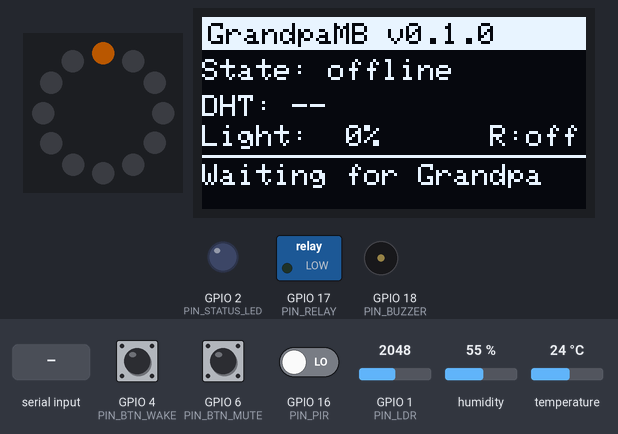
The program below on a simulated ESP32-S3. On the bench: 12 RGB LEDs in a ring, first at the top, clockwise, 128×64 one-colour display, switched loads named in the program (green lamp = pin HIGH), output pins drawn as LEDs (lit = HIGH), buzzer (waves = sounding). The inputs (shaded band) are chosen by the test bench; at power-on: GPIO 4 (PIN_BTN_WAKE) HIGH, GPIO 6 (PIN_BTN_MUTE) HIGH, GPIO 16 (PIN_PIR) LOW, humidity 55 %, GPIO 1 (PIN_LDR) = 2048, temperature 24 °C (analog values on the 0–4095 scale). Dim RGB values are drawn brighter than linear; random numbers use the default seed unless the program sets one; what the program prints to the serial monitor is not drawn.

Above: at 1.3 s.
1.4 s: GPIO 4 (PIN_BTN_WAKE) pulled LOW for 0.15 s
At 2.2 s:
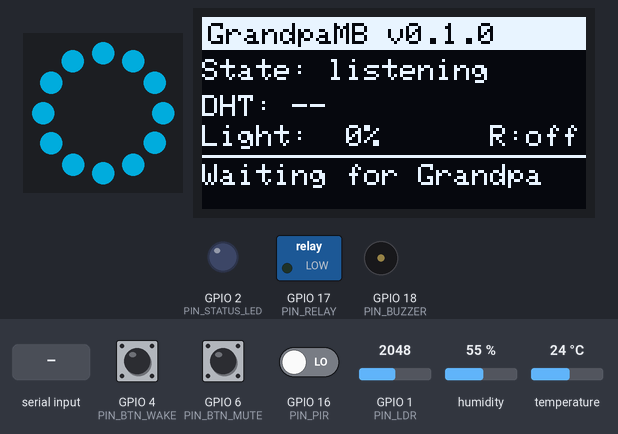
6.5 s: GPIO 6 (PIN_BTN_MUTE) pulled LOW for 0.15 s
At 7.3 s:
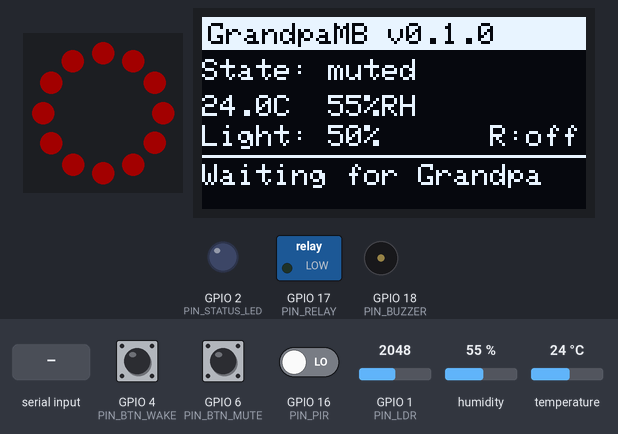
8.2 s: GPIO 16 (PIN_PIR) driven HIGH
At 10.7 s:
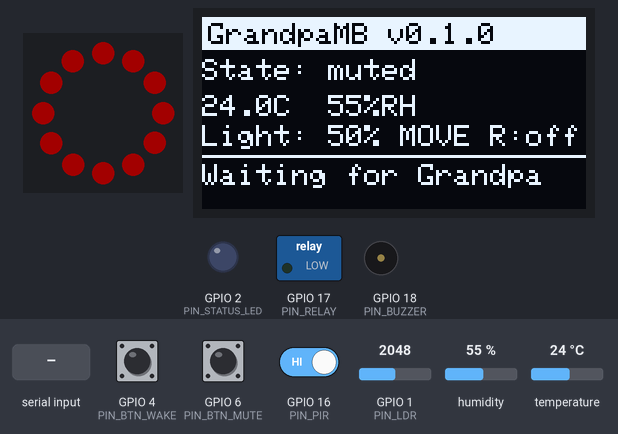
11.5 s: GPIO 6 (PIN_BTN_MUTE) pulled LOW for 1 s
At 13.5 s:
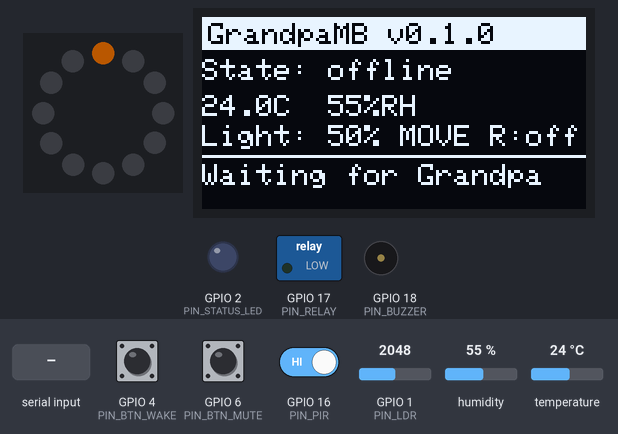
14.0 s: "90 45\n" received over Serial
At 14.03 s:
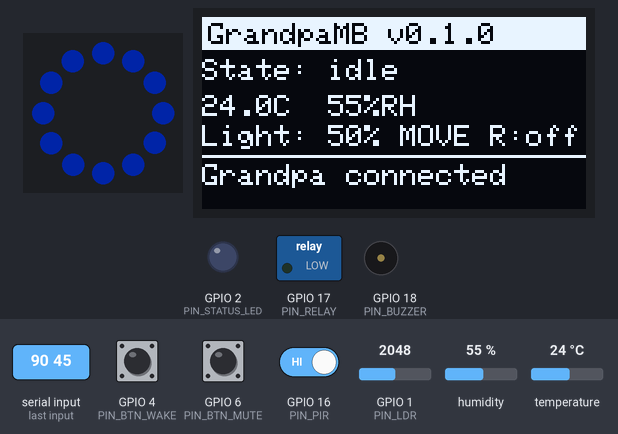
15.6 s: humidity set to 22 %
At 44.8 s:
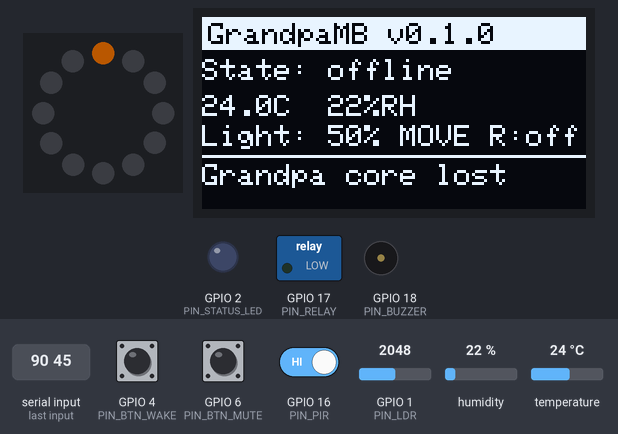
Timing chart, 0 to 45.5 s (numbered marks = the images above; inputs shaded):
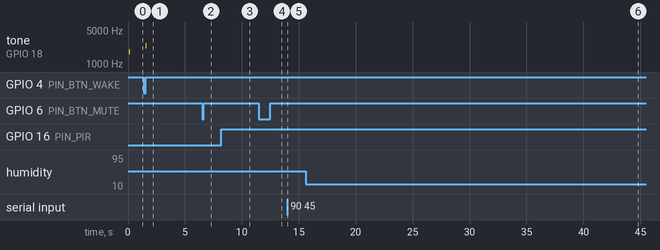

Measured:
- after the input at 1.4 s, tone on GPIO 18 (PIN_BUZZER): silent → 2400 Hz after 0.18 s, → silent 0.06 s later
- after the input at 6.5 s, the display: changes after 0.21 s (image 2)
- after the input at 8.2 s, the display: changes after 1.8 s (image 3)
- after the input at 11.5 s, the display: changes after 1.1 s (image 4)
- after the input at 14.0 s, the display: first changes at once (image 5 shows a later state)
- what the display in image 1 shows lasts 3.4 s, from 1.6 s to 5.0 s

The program:

main.cpp
```cpp
// ============================================================
//  GrandpaMB v0 — Grandpa edge node firmware
//
//  Role: the physical "body" of Grandpa. The brain (LLM, memory,
//  tools) stays on the PC / Pironman. This board:
//    - shows assistant state (LED ring + OLED)
//    - sends button presses + room sensor data to Grandpa core
//    - executes small physical actions (beep, LED, relay)
//      with confirmation for risky ones.
// ============================================================
#include <Arduino.h>
#include "config.h"
#include "app.h"
#include "status_ring.h"
#include "display.h"
#include "sensors.h"
#include "buttons.h"
#include "actuators.h"
#include "protocol.h"

namespace {
Button btnWake(PIN_BTN_WAKE);
Button btnMute(PIN_BTN_MUTE);

AssistantState appState = AssistantState::Booting;
AssistantState stateBeforeMute = AssistantState::Idle;
uint32_t lastHostMsg = 0;
bool hostEverSeen = false;
uint32_t lastTelemetry = 0;
}  // namespace

// ---------------- App facade (used by protocol.cpp) ----------------
namespace App {
void setState(AssistantState s) {
  // While muted, only an explicit unmute (button) or error may change state.
  if (appState == AssistantState::Muted && s != AssistantState::Error && s != AssistantState::Muted) return;
  appState = s;
  StatusRing::setState(s);
  Display::setState(s);
}
AssistantState state() { return appState; }
void setMessage(const char* text) { Display::setMessage(text); }
void hostSeen() {
  lastHostMsg = millis();
  if (!hostEverSeen || appState == AssistantState::Offline) {
    hostEverSeen = true;
    if (appState == AssistantState::Offline || appState == AssistantState::Booting) {
      setState(AssistantState::Idle);
      Display::setMessage("Grandpa connected");
    }
  }
}
}  // namespace App

// ---------------- local input handling ----------------
static void handleButtons() {
  switch (btnWake.poll()) {
    case ButtonEvent::Press:
      if (appState == AssistantState::Muted) {
        Actuators::beep(40, 600);              // "you're muted" feedback
        Protocol::sendEvent("wake_ignored", "muted");
        break;
      }
      App::setState(AssistantState::Listening); // instant local feedback; host decides what's next
      Actuators::beep(60, 2400);
      Protocol::sendEvent("wake");
      break;
    case ButtonEvent::LongPress:
      Protocol::sendEvent("wake_long");         // e.g. "cancel" / "stop speaking" in Grandpa core
      break;
    default: break;
  }

  switch (btnMute.poll()) {
    case ButtonEvent::Press:
      if (appState == AssistantState::Muted) {
        appState = stateBeforeMute;             // bypass the mute guard in App::setState
        App::setState(hostEverSeen ? AssistantState::Idle : AssistantState::Offline);
        Protocol::sendEvent("unmuted");
      } else {
        stateBeforeMute = appState;
        App::setState(AssistantState::Muted);
        Protocol::sendEvent("muted");
      }
      break;
    case ButtonEvent::LongPress:
      // Physical kill switch: always allowed, no confirmation needed (it makes things SAFER).
      Actuators::setRelay(false);
      Display::setRelay(false);
      Display::setMessage("Relay forced OFF");
      Protocol::sendEvent("relay_forced_off");
      break;
    default: break;
  }
}

static void handleHostTimeout() {
  if (!hostEverSeen) return;
  if (appState == AssistantState::Muted || appState == AssistantState::Offline) return;
  if (millis() - lastHostMsg > HOST_TIMEOUT_MS) {
    App::setState(AssistantState::Offline);
    Display::setMessage("Grandpa core lost");
  }
}

void setup() {
  Serial.begin(GMB_SERIAL_BAUD);
  delay(50);

  Actuators::begin();       // first: make sure relay is OFF as early as possible
  StatusRing::begin();
  StatusRing::setState(AssistantState::Booting);
  bool oledOk = Display::begin();
  Sensors::begin();
  btnWake.begin();
  btnMute.begin();
  Protocol::begin(Serial);

  Protocol::sendHello();
  if (!oledOk) Protocol::sendEvent("hw_warning", "oled_not_found");

  Actuators::beep(80, 1800);
  App::setState(AssistantState::Offline);  // waiting for Grandpa core
  Display::setMessage("Waiting for Grandpa");
}

void loop() {
  Protocol::update();
  handleButtons();
  Sensors::update();
  handleHostTimeout();

  if (Sensors::motionChanged()) {
    Protocol::sendEvent(Sensors::read().motion ? "motion_start" : "motion_end");
  }

  const uint32_t now = millis();
  if (now - lastTelemetry >= TELEMETRY_INTERVAL_MS) {
    lastTelemetry = now;
    Display::setSensors(Sensors::read());
    Protocol::sendTelemetry(Sensors::read());
  }

  StatusRing::update();
  Display::update();
  Actuators::update();
}
```

assistant_state.h
```cpp
#pragma once
#include <Arduino.h>

// Visual state of the assistant. Grandpa core (PC) drives this over serial;
// the board also changes it locally (wake button, mute button).
enum class AssistantState : uint8_t {
  Booting,
  Idle,
  Listening,
  Thinking,
  Speaking,
  Muted,
  Error,
  Offline,
};

const char* stateToString(AssistantState s);
bool stateFromString(const char* str, AssistantState& out);
```

actuators.cpp
```cpp
#include "actuators.h"
#include "config.h"

namespace {
// Buzzer runs on a dedicated LEDC channel that we set up ourselves.
// (Arduino tone()/noTone() log "LEDC is not initialized" if noTone() runs before tone().)
constexpr uint8_t BUZZER_LEDC_CH = 0;
constexpr uint8_t BUZZER_LEDC_RES = 10;  // bits

bool relayState = false;
uint32_t beepUntil = 0;
bool beeping = false;
}  // namespace

namespace Actuators {
void begin() {
  pinMode(PIN_RELAY, OUTPUT);
  setRelay(false);                // fail-safe: load is OFF after every reset
  pinMode(PIN_STATUS_LED, OUTPUT);
  digitalWrite(PIN_STATUS_LED, LOW);
  ledcSetup(BUZZER_LEDC_CH, 2000, BUZZER_LEDC_RES);
  ledcAttachPin(PIN_BUZZER, BUZZER_LEDC_CH);
  ledcWriteTone(BUZZER_LEDC_CH, 0);   // silent
}

void update() {
  if (beeping && (int32_t)(millis() - beepUntil) >= 0) {
    ledcWriteTone(BUZZER_LEDC_CH, 0);
    beeping = false;
  }
}

void setRelay(bool on) {
  relayState = on;
  digitalWrite(PIN_RELAY, (on == (RELAY_ACTIVE_HIGH == 1)) ? HIGH : LOW);
}

bool relayOn() { return relayState; }

void beep(uint16_t ms, uint16_t freqHz) {
  ms = constrain(ms, 10, 2000);   // never let a host command lock the buzzer on
  ledcWriteTone(BUZZER_LEDC_CH, freqHz);
  beepUntil = millis() + ms;
  beeping = true;
}

void setStatusLed(bool on) { digitalWrite(PIN_STATUS_LED, on ? HIGH : LOW); }
}  // namespace Actuators
```

actuators.h
```cpp
#pragma once
#include <Arduino.h>

// Outputs that change the physical world.
// The relay is treated as a HIGH-RISK action: it can only be switched ON
// through the two-step confirm flow in protocol.cpp. It always boots OFF.
namespace Actuators {
void begin();
void update();                    // call every loop() (ends beeps)

void setRelay(bool on);
bool relayOn();

void beep(uint16_t ms, uint16_t freqHz = 2000);  // non-blocking
void setStatusLed(bool on);
}
```

app.h
```cpp
#pragma once
#include "assistant_state.h"

// Small facade so protocol.cpp can change app state without knowing
// about the ring / display modules directly. Implemented in main.cpp.
namespace App {
void setState(AssistantState s);
AssistantState state();
void setMessage(const char* text);
void hostSeen();          // any valid host message counts as a heartbeat
}
```

assistant_state.cpp
```cpp
#include "assistant_state.h"

namespace {
struct Entry { AssistantState state; const char* name; };
const Entry kStates[] = {
  {AssistantState::Booting,   "booting"},
  {AssistantState::Idle,      "idle"},
  {AssistantState::Listening, "listening"},
  {AssistantState::Thinking,  "thinking"},
  {AssistantState::Speaking,  "speaking"},
  {AssistantState::Muted,     "muted"},
  {AssistantState::Error,     "error"},
  {AssistantState::Offline,   "offline"},
};
}  // namespace

const char* stateToString(AssistantState s) {
  for (const auto& e : kStates) if (e.state == s) return e.name;
  return "unknown";
}

bool stateFromString(const char* str, AssistantState& out) {
  if (!str) return false;
  for (const auto& e : kStates) {
    if (strcasecmp(str, e.name) == 0) { out = e.state; return true; }
  }
  return false;
}
```

buttons.cpp
```cpp
#include "buttons.h"
#include "config.h"

void Button::begin() {
  pinMode(pin_, INPUT_PULLUP);
}

ButtonEvent Button::poll() {
  const uint32_t now = millis();
  const bool raw = digitalRead(pin_) == LOW;  // pressed pulls to GND

  if (raw != lastRaw_) {          // contact bounce or real change: restart timer
    lastRaw_ = raw;
    changedAt_ = now;
  }
  if (now - changedAt_ < BTN_DEBOUNCE_MS) return ButtonEvent::None;

  if (raw != stable_) {
    stable_ = raw;
    if (stable_) {                // pressed down
      pressedAt_ = now;
      longFired_ = false;
    } else if (!longFired_) {     // released before long-press threshold
      return ButtonEvent::Press;
    }
  }

  if (stable_ && !longFired_ && now - pressedAt_ >= BTN_LONG_MS) {
    longFired_ = true;
    return ButtonEvent::LongPress;
  }
  return ButtonEvent::None;
}
```

buttons.h
```cpp
#pragma once
#include <Arduino.h>

enum class ButtonEvent : uint8_t { None, Press, LongPress };

// Debounced active-LOW push button. Non-blocking: call poll() every loop().
class Button {
 public:
  explicit Button(uint8_t pin) : pin_(pin) {}
  void begin();
  ButtonEvent poll();

 private:
  uint8_t  pin_;
  bool     stable_ = false;      // debounced "is pressed"
  bool     lastRaw_ = false;
  bool     longFired_ = false;
  uint32_t changedAt_ = 0;
  uint32_t pressedAt_ = 0;
};
```

display.cpp
```cpp
#include "display.h"
#include <Wire.h>
#include <Adafruit_GFX.h>
#include <Adafruit_SSD1306.h>
#include "config.h"

namespace {
Adafruit_SSD1306 oled(OLED_WIDTH, OLED_HEIGHT, &Wire, -1);
bool ok = false;
bool dirty = true;
uint32_t lastDraw = 0;

AssistantState state = AssistantState::Booting;
char message[64] = "Booting...";
SensorReadings readings{};
bool relayOn = false;

void draw() {
  oled.clearDisplay();
  oled.setTextColor(SSD1306_WHITE);
  oled.setTextSize(1);

  // Header bar
  oled.fillRect(0, 0, OLED_WIDTH, 11, SSD1306_WHITE);
  oled.setTextColor(SSD1306_BLACK);
  oled.setCursor(2, 2);
  oled.print(GMB_DEVICE_NAME " v" GMB_FW_VERSION);
  oled.setTextColor(SSD1306_WHITE);

  // State
  oled.setCursor(0, 14);
  oled.print("State: ");
  oled.print(stateToString(state));

  // Sensors
  oled.setCursor(0, 26);
  if (readings.dhtOk) {
    oled.printf("%.1fC  %.0f%%RH", readings.temperatureC, readings.humidity);
  } else {
    oled.print("DHT: --");
  }
  oled.setCursor(0, 36);
  oled.printf("Light:%3d%% %s R:%s", readings.lightPercent,
              readings.motion ? "MOVE" : "    ", relayOn ? "ON" : "off");

  // Message (wraps to 2 lines max)
  oled.drawFastHLine(0, 46, OLED_WIDTH, SSD1306_WHITE);
  oled.setCursor(0, 49);
  oled.print(message);

  oled.display();
}
}  // namespace

namespace Display {
bool begin() {
  Wire.begin(PIN_I2C_SDA, PIN_I2C_SCL);
  ok = oled.begin(SSD1306_SWITCHCAPVCC, OLED_ADDR);
  if (ok) draw();
  return ok;
}

void setState(AssistantState s)          { if (s != state) { state = s; dirty = true; } }
void setRelay(bool on)                   { if (on != relayOn) { relayOn = on; dirty = true; } }
void setSensors(const SensorReadings& r) { readings = r; dirty = true; }

void setMessage(const char* text) {
  strlcpy(message, text ? text : "", sizeof(message));
  dirty = true;
}

void update() {
  if (!ok || !dirty) return;
  const uint32_t now = millis();
  if (now - lastDraw < 100) return;  // max 10 redraws/sec
  lastDraw = now;
  dirty = false;
  draw();
}
}  // namespace Display
```

display.h
```cpp
#pragma once
#include "assistant_state.h"
#include "sensors.h"

// OLED dashboard. Redraws only when something changed (I2C is slow).
namespace Display {
bool begin();                         // false if OLED not found -> board keeps working without it
void setState(AssistantState s);
void setMessage(const char* text);    // last message from Grandpa core
void setSensors(const SensorReadings& r);
void setRelay(bool on);
void update();                        // call every loop()
}
```

protocol.h
```cpp
#pragma once
#include <Arduino.h>
#include "sensors.h"

// Line-based protocol between GrandpaMB and Grandpa core (PC).
//
// Host -> board : one JSON object per line, e.g.
//     {"id":1,"cmd":"state","value":"thinking"}
//   or plain text for manual testing in a serial monitor:
//     state thinking
//
// Board -> host : one JSON object per line with "type":
//     "hello" | "reply" | "event" | "telemetry" | "error"
namespace Protocol {
void begin(Stream& io);
void update();                                   // read + handle incoming lines

void sendHello();
void sendEvent(const char* name, const char* detail = nullptr);
void sendTelemetry(const SensorReadings& r);
}
```

sensors.cpp
```cpp
#include "sensors.h"
#include <DHT.h>
#include "config.h"

namespace {
DHT dht(PIN_DHT, DHT22);
SensorReadings r;
uint32_t lastDht = 0;
bool lastMotion = false;
bool motionEdge = false;
}  // namespace

namespace Sensors {
void begin() {
  dht.begin();
  pinMode(PIN_PIR, INPUT);
  analogReadResolution(12);  // 0..4095
}

void update() {
  const uint32_t now = millis();

  // PIR is cheap -> read every loop so we never miss an edge
  r.motion = digitalRead(PIN_PIR) == HIGH;
  if (r.motion != lastMotion) {
    lastMotion = r.motion;
    motionEdge = true;
  }

  // DHT22 is slow (~2s minimum between reads)
  if (now - lastDht >= DHT_MIN_INTERVAL_MS || lastDht == 0) {
    lastDht = now;
    float t = dht.readTemperature();
    float h = dht.readHumidity();
    r.dhtOk = !(isnan(t) || isnan(h));
    if (r.dhtOk) { r.temperatureC = t; r.humidity = h; }

    // Wokwi LDR module: AO is HIGH voltage in the dark, LOW in bright light.
    // Invert so 100% = bright.
    int raw = analogRead(PIN_LDR);
    r.lightPercent = constrain(100 - (raw * 100 / 4095), 0, 100);
  }
}

const SensorReadings& read() { return r; }

bool motionChanged() {
  bool e = motionEdge;
  motionEdge = false;
  return e;
}
}  // namespace Sensors
```

sensors.h
```cpp
#pragma once
#include <Arduino.h>

struct SensorReadings {
  bool  dhtOk = false;
  float temperatureC = NAN;
  float humidity = NAN;
  int   lightPercent = 0;   // 0 = dark, 100 = bright
  bool  motion = false;
};

// Room awareness: temperature, humidity, light, presence.
namespace Sensors {
void begin();
void update();                       // call every loop(); rate-limits itself
const SensorReadings& read();
bool motionChanged();                // true once per PIR edge (for events)
}
```

status_ring.cpp
```cpp
#include "status_ring.h"
#include <Adafruit_NeoPixel.h>
#include "config.h"

namespace {
Adafruit_NeoPixel ring(RING_PIXELS, PIN_RING, NEO_GRB + NEO_KHZ800);
AssistantState current = AssistantState::Booting;
uint32_t lastFrame = 0;
uint16_t tick = 0;

// 0..255..0 triangle wave, used for "breathing" effects
uint8_t breathe(uint16_t t, uint8_t period) {
  uint16_t p = t % (period * 2);
  return (p < period) ? (p * 255 / period) : ((period * 2 - p) * 255 / period);
}

uint32_t scale(uint8_t r, uint8_t g, uint8_t b, uint8_t level) {
  return ring.Color(r * level / 255, g * level / 255, b * level / 255);
}

void fill(uint32_t c) {
  for (uint16_t i = 0; i < RING_PIXELS; i++) ring.setPixelColor(i, c);
}

void spinner(uint8_t r, uint8_t g, uint8_t b) {
  ring.clear();
  uint16_t head = tick % RING_PIXELS;
  for (uint8_t tail = 0; tail < 4; tail++) {
    uint16_t idx = (head + RING_PIXELS - tail) % RING_PIXELS;
    ring.setPixelColor(idx, scale(r, g, b, 255 >> tail));
  }
}

void renderFrame() {
  switch (current) {
    case AssistantState::Booting:   spinner(255, 255, 255); break;
    case AssistantState::Idle:      fill(scale(0, 60, 255, 70 + breathe(tick, 40) / 3)); break;
    case AssistantState::Listening: fill(scale(0, 200, 255, 255)); break;
    case AssistantState::Thinking:  spinner(160, 0, 255); break;
    case AssistantState::Speaking:  fill(scale(0, 255, 80, 80 + breathe(tick, 8) * 2 / 3)); break;
    case AssistantState::Muted:     fill(scale(255, 0, 0, 60)); break;
    case AssistantState::Error:     fill((tick / 5) % 2 ? scale(255, 0, 0, 255) : 0); break;
    case AssistantState::Offline:   ring.clear(); ring.setPixelColor(0, scale(255, 120, 0, 120)); break;
  }
  ring.show();
}
}  // namespace

namespace StatusRing {
void begin() {
  ring.begin();
  ring.setBrightness(RING_BRIGHTNESS);
  ring.clear();
  ring.show();
}

void setState(AssistantState s) {
  if (s == current) return;
  current = s;
  tick = 0;
  renderFrame();  // react immediately, don't wait for next frame
}

void update() {
  const uint32_t now = millis();
  if (now - lastFrame < 50) return;  // ~20 FPS is enough and keeps CPU free
  lastFrame = now;
  tick++;
  renderFrame();
}
}  // namespace StatusRing
```

status_ring.h
```cpp
#pragma once
#include "assistant_state.h"

// Non-blocking LED ring animations (one per AssistantState).
namespace StatusRing {
void begin();
void setState(AssistantState s);
void update();   // call every loop()
}
```

Source omitted: protocol.cpp (7777 bytes), config.h (1669 bytes)
